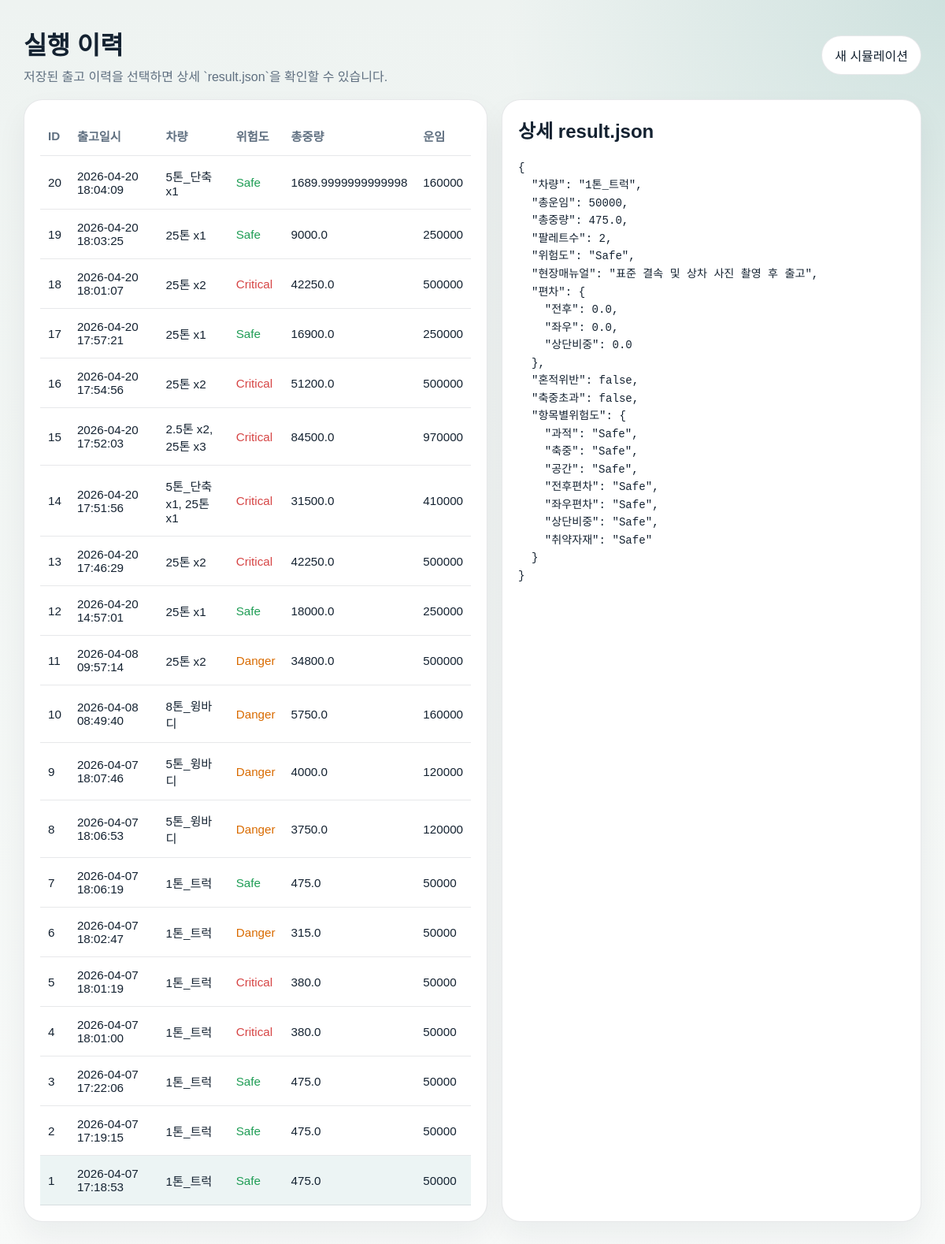
Before: /history?id=1 with the older database file.
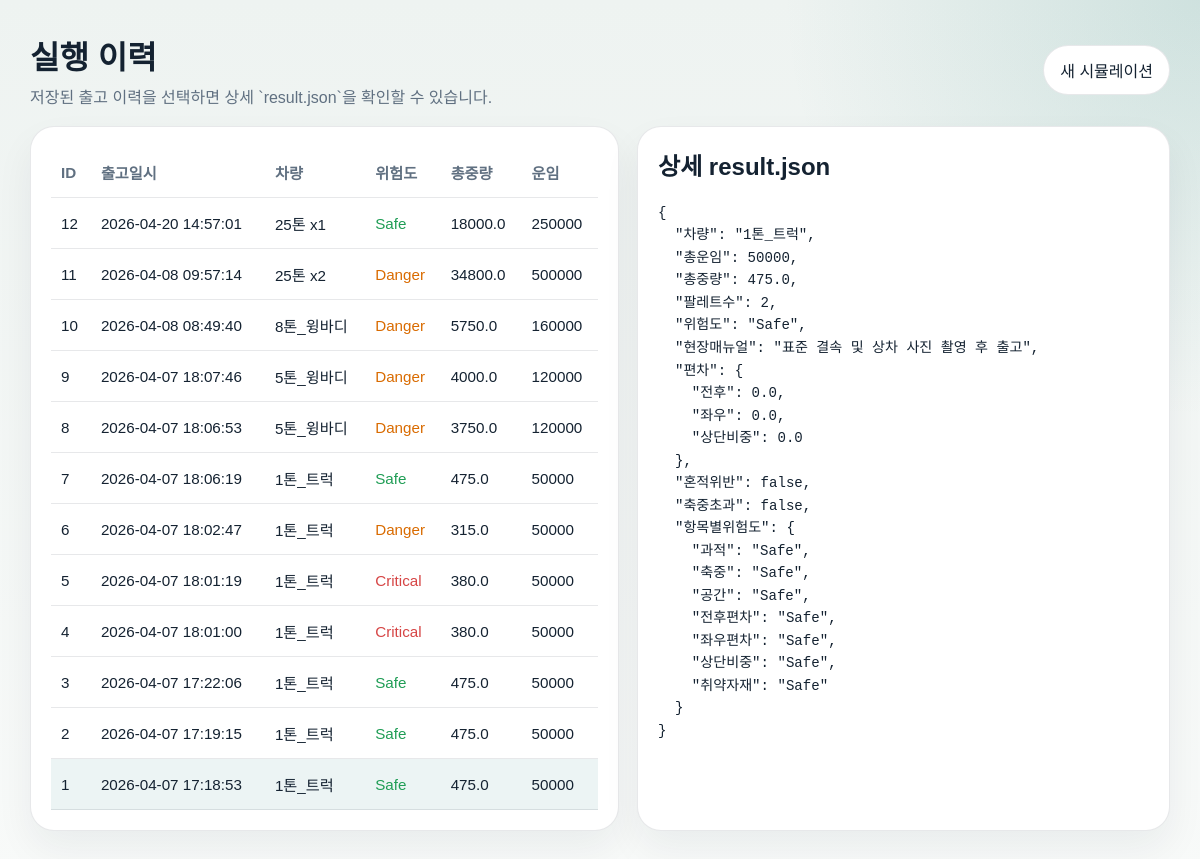
After: the same page with the newer database file.
### tables this page shows
CREATE TABLE history (
                id INTEGER PRIMARY KEY AUTOINCREMENT,
                created_at TEXT NOT NULL,
                vehicle_name TEXT NOT NULL,
                risk_level TEXT NOT NULL,
                total_weight REAL NOT NULL,
                freight_cost INTEGER NOT NULL,
                result_json TEXT NOT NULL
            );

### src/app.py (the view)
@app.get("/history")
def history() -> str:
    init_history_db()
    selected_id = request.args.get("id", type=int)
    with get_db_connection() as connection:
        rows = connection.execute(
            "SELECT id, created_at, vehicle_name, risk_level, total_weight, freight_cost, result_json FROM history ORDER BY id DESC"
        ).fetchall()
    selected_payload = None
    if selected_id is not None:
        for row in rows:
            if row["id"] == selected_id:
                selected_payload = json.loads(row["result_json"])
                break
    elif rows:
        selected_payload = json.loads(rows[0]["result_json"])
        selected_id = int(rows[0]["id"])
    return render_template(
        "history.html",
        rows=rows,
        selected_id=selected_id,
        selected_payload=selected_payload,
        selected_payload_text=(
            json.dumps(selected_payload, ensure_ascii=False, indent=2)
            if selected_payload is not None
            else None
        ),
    )

### src/app.py (called while the page is built)
def get_db_connection() -> sqlite3.Connection:
    connection = sqlite3.connect(DB_PATH)
    connection.row_factory = sqlite3.Row
    return connection

def init_history_db() -> None:
    DATA_DIR.mkdir(parents=True, exist_ok=True)
    with get_db_connection() as connection:
        connection.execute(
            """
            CREATE TABLE IF NOT EXISTS history (
                id INTEGER PRIMARY KEY AUTOINCREMENT,
                created_at TEXT NOT NULL,
                vehicle_name TEXT NOT NULL,
                risk_level TEXT NOT NULL,
                total_weight REAL NOT NULL,
                freight_cost INTEGER NOT NULL,
                result_json TEXT NOT NULL
            )
            """
        )
        connection.commit()

def risk_color(level: str) -> str:
    return {
        "Safe": "#1f9d55",
        "Caution": "#d9a404",
        "Danger": "#d96b00",
        "Critical": "#d64545",
    }.get(level, "#4a5568")

@app.context_processor
def inject_helpers() -> dict[str, object]:
    return {"risk_color": risk_color}

### src/templates/history.html (shortened to what this page needs)
<!doctype html>
<html lang="ko">
<head>
</head>
<body>
  <div class="shell">
    <div class="nav">
      <div>
        <h1 style="margin:0;">실행 이력</h1>
        <div style="color:var(--muted); margin-top:6px;">저장된 출고 이력을 선택하면 상세 `result.json`을 확인할 수 있습니다.</div>
      </div>
      <a href="{{ url_for('index') }}">새 시뮬레이션</a>
    </div>
    <div class="layout">
      <section class="panel">
        <table>
          <thead>
            <tr>
              <th>ID</th>
              <th>출고일시</th>
              <th>차량</th>
              <th>위험도</th>
              <th>총중량</th>
              <th>운임</th>
            </tr>
          </thead>
          <tbody>
            {% for row in rows %}
              <tr data-href="{{ url_for('history', id=row['id']) }}" class="{% if selected_id == row['id'] %}active{% endif %}">
                <td>{{ row["id"] }}</td>
                <td>{{ row["created_at"] }}</td>
                <td>{{ row["vehicle_name"] }}</td>
                <td style="color: {{ risk_color(row['risk_level']) }}">{{ row["risk_level"] }}</td>
                <td>{{ row["total_weight"] }}</td>
                <td>{{ row["freight_cost"] }}</td>
              </tr>
            {% endfor %}
          </tbody>
        </table>
      </section>
      <section class="panel">
        <h2 style="margin-top:0;">상세 result.json</h2>
        {% if selected_payload_text %}
          <pre>{{ selected_payload_text }}</pre>
        {% else %}
          <p style="color:var(--muted);">저장된 이력이 없습니다.</p>
        {% endif %}
      </section>
    </div>
  </div>
</body>
</html>

### src/templates/history.html (style rules this page uses)
:root { --bg: #eef3f1; --ink: #142231; --muted: #607081; --panel: #fff; --border: rgba(20,34,49,.1); }
* { box-sizing: border-box; }
body { margin: 0; font-family: "Avenir Next", "Pretendard", sans-serif; background: radial-gradient(circle at top right, rgba(15,118,110,.14), transparent 28%), linear-gradient(180deg, #eef3f1, #f8faf9); color: var(--ink); }
.shell { max-width: 1180px; margin: 0 auto; padding: 32px 20px 56px; }
.nav { display: flex; justify-content: space-between; align-items: center; margin-bottom: 18px; }
.nav a { text-decoration: none; color: var(--ink); padding: 12px 16px; border-radius: 999px; background: white; border: 1px solid var(--border); }
.layout { display: grid; grid-template-columns: 1.05fr .95fr; gap: 18px; }
.panel { background: var(--panel); border: 1px solid var(--border); border-radius: 24px; padding: 20px; box-shadow: 0 18px 38px rgba(20,34,49,.06); }
table { width: 100%; border-collapse: collapse; }
th, td { text-align: left; padding: 14px 10px; border-bottom: 1px solid var(--border); font-size: 0.95rem; }
th { color: var(--muted); }
tr.active { background: rgba(15,118,110,.08); }
tr[data-href] { cursor: pointer; }
pre { margin: 0; white-space: pre-wrap; word-break: break-word; font-family: "SFMono-Regular", monospace; font-size: .88rem; line-height: 1.6; }

Changed rows visible on the page:
removed history: id "20", created_at "2026-04-20 18:04:09", vehicle_name "5톤_단축 x1", risk_level "Safe", total_weight "1689.9999999999998", freight_cost "160000"
removed history: id "19", created_at "2026-04-20 18:03:25", vehicle_name "25톤 x1", risk_level "Safe", total_weight "9000.0", freight_cost "250000"
removed history: id "18", created_at "2026-04-20 18:01:07", vehicle_name "25톤 x2", risk_level "Critical", total_weight "42250.0", freight_cost "500000"
removed history: id "17", created_at "2026-04-20 17:57:21", vehicle_name "25톤 x1", risk_level "Safe", total_weight "16900.0", freight_cost "250000"
removed history: id "16", created_at "2026-04-20 17:54:56", vehicle_name "25톤 x2", risk_level "Critical", total_weight "51200.0", freight_cost "500000"
removed history: id "15", created_at "2026-04-20 17:52:03", vehicle_name "2.5톤 x2, 25톤 x3", risk_level "Critical", total_weight "84500.0", freight_cost "970000"
removed history: id "14", created_at "2026-04-20 17:51:56", vehicle_name "5톤_단축 x1, 25톤 x1", risk_level "Critical", total_weight "31500.0", freight_cost "410000"
removed history: id "13", created_at "2026-04-20 17:46:29", vehicle_name "25톤 x2", risk_level "Critical", total_weight "42250.0", freight_cost "500000"
